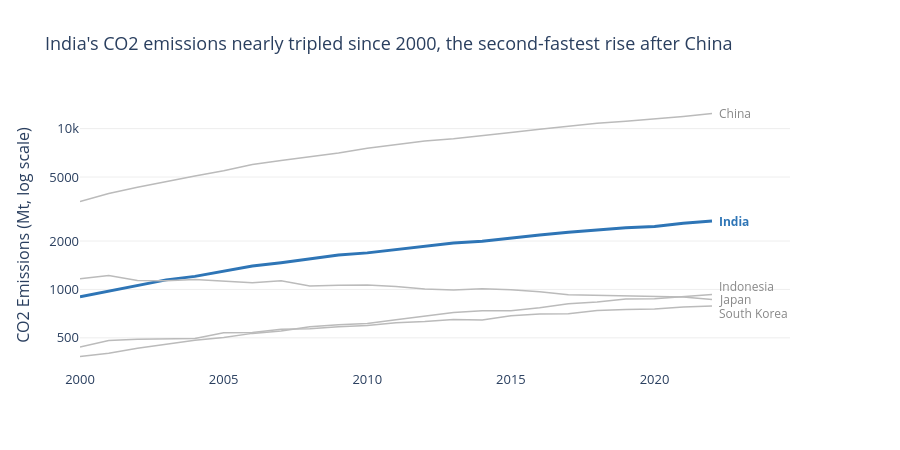

The notebook cell saved with this chart:
### Markdown cell above
---
## Task — Multi-Series Line Chart with Highlight

**What to build:** A line chart showing CO2 emissions over time for **all Asian countries** in the dataset, with one country highlighted.

**Requirements:**
- All countries shown (for context), but only **one highlighted in colour** — your choice which
- All other lines in grey (#EEEEEE), thinner
- Highlighted country **labelled directly** at the end of its line (not in a legend)
- Insight title that names the highlighted country and its story

### Code cell
# Task — Multi-series line with highlight
# YOUR CODE HERE

import numpy as np

# Keep only the Asian countries
asia = df.loc[df['Region'] == 'Asia']

# Choose a country to highlight
highlight = 'India'

# Colour map: highlight in colour, everything else grey
color_map = {c: '#2E75B6' if c == highlight else '#EEEEEE' for c in asia['Country'].unique()}

fig = px.line(asia, x='Year', y='CO2_Mt', color='Country',
              color_discrete_map=color_map,
              labels={'CO2_Mt': 'CO2 Emissions (Mt, log scale)', 'Year': ''},
              title="India's CO2 emissions nearly tripled since 2000, the second-fastest rise after China",
              template='plotly_white',
              log_y=True,   # log scale: China is so large it squashes the other lines together
              height=450)

# Thin grey lines for context, no legend (we label directly)
fig.update_traces(line=dict(width=1.5), showlegend=False)

# Thicker line for the highlighted country
fig.update_traces(line=dict(width=3), selector=dict(name=highlight))

# Direct labels at the end of every line (grey for context, blue for highlight)
# small vertical nudges stop the three close labels from overlapping
nudge = {'Indonesia': 8, 'South Korea': -8}
last_year = asia['Year'].max()
for _, row in asia.loc[asia['Year'] == last_year].iterrows():
    is_hl = row['Country'] == highlight
    fig.add_annotation(
        x=last_year, y=np.log10(row['CO2_Mt']),   # log axis: annotation y is in log10 units
        text=row['Country'], showarrow=False,
        xanchor='left', xshift=5, yshift=nudge.get(row['Country'], 0),
        font=dict(color='#2E75B6' if is_hl else '#888888',
                  size=12, weight='bold' if is_hl else 'normal')
    )

fig.update_layout(
    font=dict(size=13),
    xaxis=dict(showgrid=False),
    yaxis=dict(gridcolor='#EEEEEE', tickvals=[500, 1000, 2000, 5000, 10000]),   # a few clean ticks
    margin=dict(r=110)   # room for the labels on the right
)

fig.show()

### Figure 1 — Plotly figure (JSON) as saved in the notebook; plotly's stock layout.template omitted (floating-point values rounded to 4 significant figures)
{"data": [{"hovertemplate": "Country=China<br>=%{x}<br>CO2 Emissions (Mt, log scale)=%{y}<extra></extra>", "legendgroup": "China", "line": {"color": "#BBBBBB", "dash": "solid", "width": 1.5}, "marker": {"symbol": "circle"}, "mode": "lines", "name": "China", "orientation": "v", "showlegend": false, "type": "scatter", "x": [2000, 2001, 2002, 2003, 2004, 2005, 2006, 2007, 2008, 2009, 2010, 2011, 2012, 2013, 2014, 2015, 2016, 2017, 2018, 2019, 2020, 2021, 2022], "xaxis": "x", "y": [3514.0, 3952.0, 4312.0, 4692.0, 5079.0, 5468.0, 5974.0, 6323.0, 6673.0, 7053.0, 7543.0, 7972.0, 8365.0, 8641.0, 9078.0, 9466.0, 9887.0, 10360.0, 10790.0, 11130.0, 11450.0, 11900.0, 12410.0], "yaxis": "y"}, {"hovertemplate": "Country=India<br>=%{x}<br>CO2 Emissions (Mt, log scale)=%{y}<extra></extra>", "legendgroup": "India", "line": {"color": "#2E75B6", "dash": "solid", "width": 3}, "marker": {"symbol": "circle"}, "mode": "lines", "name": "India", "orientation": "v", "showlegend": false, "type": "scatter", "x": [2000, 2001, 2002, 2003, 2004, 2005, 2006, 2007, 2008, 2009, 2010, 2011, 2012, 2013, 2014, 2015, 2016, 2017, 2018, 2019, 2020, 2021, 2022], "xaxis": "x", "y": [901.6, 974.6, 1056.0, 1146.0, 1205.0, 1291.0, 1396.0, 1466.0, 1542.0, 1637.0, 1687.0, 1774.0, 1865.0, 1945.0, 1994.0, 2092.0, 2177.0, 2267.0, 2345.0, 2419.0, 2466.0, 2580.0, 2661.0], "yaxis": "y"}, {"hovertemplate": "Country=Japan<br>=%{x}<br>CO2 Emissions (Mt, log scale)=%{y}<extra></extra>", "legendgroup": "Japan", "line": {"color": "#BBBBBB", "dash": "solid", "width": 1.5}, "marker": {"symbol": "circle"}, "mode": "lines", "name": "Japan", "orientation": "v", "showlegend": false, "type": "scatter", "x": [2000, 2001, 2002, 2003, 2004, 2005, 2006, 2007, 2008, 2009, 2010, 2011, 2012, 2013, 2014, 2015, 2016, 2017, 2018, 2019, 2020, 2021, 2022], "xaxis": "x", "y": [1166.0, 1220.0, 1136.0, 1131.0, 1151.0, 1127.0, 1101.0, 1133.0, 1050.0, 1061.0, 1064.0, 1042.0, 1005.0, 990.9, 1010.0, 996.6, 967.4, 925.1, 916.6, 914.5, 902.8, 898.1, 865.1], "yaxis": "y"}, {"hovertemplate": "Country=South Korea<br>=%{x}<br>CO2 Emissions (Mt, log scale)=%{y}<extra></extra>", "legendgroup": "South Korea", "line": {"color": "#BBBBBB", "dash": "solid", "width": 1.5}, "marker": {"symbol": "circle"}, "mode": "lines", "name": "South Korea", "orientation": "v", "showlegend": false, "type": "scatter", "x": [2000, 2001, 2002, 2003, 2004, 2005, 2006, 2007, 2008, 2009, 2010, 2011, 2012, 2013, 2014, 2015, 2016, 2017, 2018, 2019, 2020, 2021, 2022], "xaxis": "x", "y": [438.1, 481.5, 490.6, 490.8, 494.6, 537.2, 539.0, 566.1, 570.0, 585.4, 595.9, 620.6, 631.1, 649.6, 646.2, 686.5, 704.0, 706.0, 738.5, 750.8, 755.8, 777.3, 789.5], "yaxis": "y"}, {"hovertemplate": "Country=Indonesia<br>=%{x}<br>CO2 Emissions (Mt, log scale)=%{y}<extra></extra>", "legendgroup": "Indonesia", "line": {"color": "#BBBBBB", "dash": "solid", "width": 1.5}, "marker": {"symbol": "circle"}, "mode": "lines", "name": "Indonesia", "orientation": "v", "showlegend": false, "type": "scatter", "x": [2000, 2001, 2002, 2003, 2004, 2005, 2006, 2007, 2008, 2009, 2010, 2011, 2012, 2013, 2014, 2015, 2016, 2017, 2018, 2019, 2020, 2021, 2022], "xaxis": "x", "y": [382.8, 400.4, 430.7, 453.8, 482.6, 501.9, 533.0, 551.8, 586.6, 602.5, 614.5, 647.3, 680.1, 717.7, 736.3, 738.2, 768.8, 813.7, 834.8, 872.3, 876.5, 898.5, 930.5], "yaxis": "y"}], "layout": {"annotations": [{"font": {"color": "#888888", "size": 12, "weight": "normal"}, "showarrow": false, "text": "China", "x": 2022, "xanchor": "left", "xshift": 5, "y": 4.094, "yshift": 0}, {"font": {"color": "#2E75B6", "size": 12, "weight": "bold"}, "showarrow": false, "text": "India", "x": 2022, "xanchor": "left", "xshift": 5, "y": 3.425, "yshift": 0}, {"font": {"color": "#888888", "size": 12, "weight": "normal"}, "showarrow": false, "text": "Japan", "x": 2022, "xanchor": "left", "xshift": 5, "y": 2.937, "yshift": 0}, {"font": {"color": "#888888", "size": 12, "weight": "normal"}, "showarrow": false, "text": "South Korea", "x": 2022, "xanchor": "left", "xshift": 5, "y": 2.897, "yshift": -8}, {"font": {"color": "#888888", "size": 12, "weight": "normal"}, "showarrow": false, "text": "Indonesia", "x": 2022, "xanchor": "left", "xshift": 5, "y": 2.969, "yshift": 8}], "font": {"size": 13}, "height": 450, "legend": {"title": {"text": "Country"}, "tracegroupgap": 0}, "margin": {"r": 110}, "title": {"text": "India's CO2 emissions nearly tripled since 2000, the second-fastest rise after China"}, "xaxis": {"anchor": "y", "domain": [0, 1], "showgrid": false, "title": {"text": ""}}, "yaxis": {"anchor": "x", "domain": [0, 1], "gridcolor": "#EEEEEE", "tickvals": [500, 1000, 2000, 5000, 10000], "title": {"text": "CO2 Emissions (Mt, log scale)"}, "type": "log"}}}
